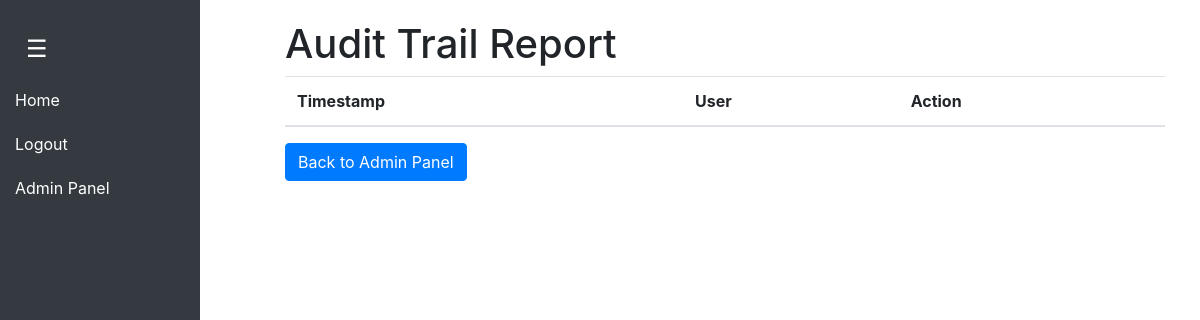
The app's page /admin/audit-report (signed in), older data.
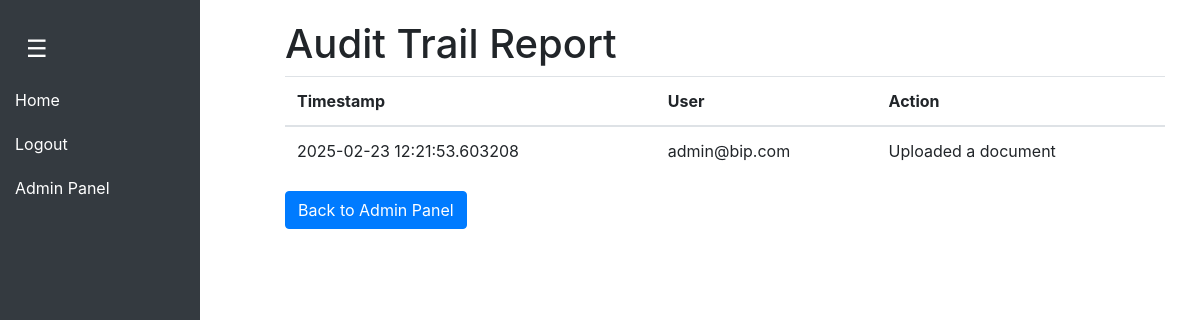
The same page, newer data.
### Website/models.py (models this page shows)
class AuditTrail(db.Model):
    id = db.Column(db.Integer, primary_key=True)
    timestamp = db.Column(db.DateTime, default=datetime.utcnow)
    user_email = db.Column(db.String(150))
    action = db.Column(db.String(500))

### Website/views.py (the view)
@views.route('/admin/audit-report')
@login_required
def audit_report():
    if not current_user.is_admin:
        flash("Access denied!", "error")
        return redirect(url_for('views.home'))
    logs = AuditTrail.query.order_by(AuditTrail.timestamp.desc()).all()
    return render_template('audit_report.html', audit_logs=logs, user=current_user)

### Website/templates/audit_report.html (shortened to what this page needs)
{% extends "base.html" %}
{% block content %}
    <h1>Audit Trail Report</h1>
    <table class="table">
        <thead>
            <tr>
                <th>Timestamp</th>
                <th>User</th>
                <th>Action</th>
            </tr>
        </thead>
        <tbody>
            {% for log in audit_logs %}
            <tr>
                <td>{{ log.timestamp }}</td>
                <td>{{ log.user_email }}</td>
                <td>{{ log.action }}</td>
            </tr>
            {% endfor %}
        </tbody>
    </table>
    <a href="{{ url_for('views.admin_panel') }}" class="btn btn-primary">Back to Admin Panel</a>
{% endblock %}

### Website/templates/base.html (shortened to what this page needs)
<!DOCTYPE html>
<html>
  <head>
    <link
      rel="stylesheet"
      href="https://stackpath.bootstrapcdn.com/bootstrap/4.4.1/css/bootstrap.min.css"
    />
    <link
      rel="stylesheet"
      href="https://stackpath.bootstrapcdn.com/font-awesome/4.7.0/css/font-awesome.min.css"
    />
  </head>
  <body>
    <div class="sidebar" id="sidebar">
      <nav class="navbar">
        <button class="toggle-btn" id="toggle-btn">☰</button>
      </nav>
      <div class="nav-links">
        <a href="/home">Home</a>
        {% if user.is_authenticated %}
          <a href="/logout">Logout</a>
          {% if user.is_admin %}
            <a href="/admin">Admin Panel</a>
          {% endif %}
        {% else %}
          <a href="/login">Login</a>
          <a href="/sign_up">Sign Up</a>
        {% endif %}
      </div>
    </div>
    <div class="content" id="content">
      <div class="container">{% block content %} {% endblock %}</div>
    </div>
  </body>
</html>

### Website/templates/base.html (style rules this page uses)
body { display: flex; min-height: 100vh; overflow-x: hidden; }
.sidebar { width: 200px; background-color: #343a40; padding-top: 20px; height: 100vh; position: fixed; transition: width 0.3s ease-in-out; display: flex; flex-direction: column; overflow: hidden; }
.sidebar a { color: white; padding: 10px 15px; display: block; text-decoration: none; transition: opacity 0.3s ease-in-out; }
.sidebar .nav-links { transition: opacity 0.3s ease-in-out, max-height 0.3s ease-in-out; max-height: 500px; opacity: 1; overflow: hidden; }
.navbar { background-color: #343a40; width: 100%; padding: 10px; display: flex; align-items: center; }
.toggle-btn { background: none; border: none; color: white; font-size: 24px; cursor: pointer; margin-left: 10px; outline: none; }
.content { margin-left: 250px; padding: 20px; width: 100%; transition: margin-left 0.3s ease-in-out; }

Row changes from the older to the newer data that the page shows:
added AuditTrail: timestamp "2025-02-23 12:21:53.603208", user_email "admin@bip.com", action "Uploaded a document"
